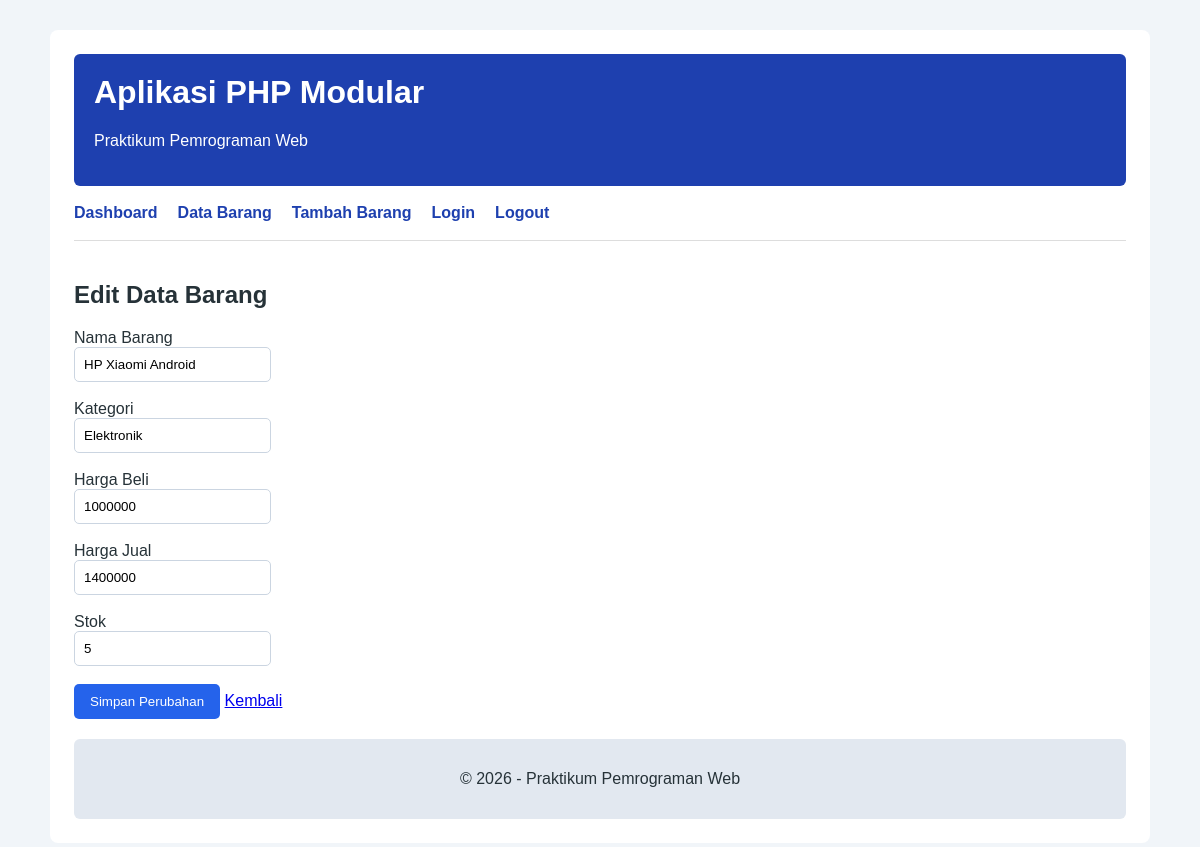
The app's page /index.php?page=user/edit&id=2 with its own data.
### tables this page shows
CREATE TABLE `data_barang` (
  `id_barang` int(10) NOT NULL,
  `kategori` varchar(30) DEFAULT NULL,
  `nama` varchar(30) DEFAULT NULL,
  `gambar` varchar(100) DEFAULT NULL,
  `harga_beli` decimal(10,0) DEFAULT NULL,
  `harga_jual` decimal(10,0) DEFAULT NULL,
  `stok` int(4) DEFAULT NULL
);

### index.php (called while the page is built, shortened)
<?php
$routes = [
    'dashboard' => __DIR__ . '/views/dashboard.php',
    'user/list' => __DIR__ . '/modules/user/list.php',
    'user/add' => __DIR__ . '/modules/user/add.php',
    'user/edit' => __DIR__ . '/modules/user/edit.php',
    'user/delete' => __DIR__ . '/modules/user/delete.php',
    'auth/login' => __DIR__ . '/modules/auth/login.php',
    'auth/logout' => __DIR__ . '/modules/auth/logout.php',
];
$page = $_GET['page'] ?? 'dashboard';
if (!is_string($page) || !array_key_exists($page, $routes)) {
    http_response_code(404);
    $contentFile = __DIR__ . '/views/404.php';
} else {
    $contentFile = $routes[$page];
}
require_once __DIR__ . '/views/header.php';
require $contentFile;
require_once __DIR__ . '/views/footer.php';
?>

### modules/user/edit.php (the view, shortened to what this page needs)
<?php
include_once __DIR__ . '/../../config/database.php';
$id = $_GET['id'];
$query = mysqli_query($conn, "SELECT * FROM data_barang WHERE id_barang='$id'");
$data = mysqli_fetch_array($query);
?>
<section>
    <h2>Edit Data Barang</h2>
    <form method="POST">
        <label>Nama Barang</label><br>
        <input type="text" name="nama" value="<?php echo $data['nama']; ?>" required><br><br>
        <label>Kategori</label><br>
        <input type="text" name="kategori" value="<?php echo $data['kategori']; ?>" required><br><br>
        <label>Harga Beli</label><br>
        <input type="number" name="harga_beli" value="<?php echo $data['harga_beli']; ?>" required><br><br>
        <label>Harga Jual</label><br>
        <input type="number" name="harga_jual" value="<?php echo $data['harga_jual']; ?>" required><br><br>
        <label>Stok</label><br>
        <input type="number" name="stok" value="<?php echo $data['stok']; ?>" required><br><br>
        <button type="submit" name="submit">Simpan Perubahan</button>
        <a href="index.php?page=user/list">Kembali</a>
    </form>
</section>

### assets/css/style.css (style rules this page uses)
* { box-sizing: border-box; }
body { margin: 0; font-family: Arial, sans-serif; background: #f1f5f9; color: #263238; }
button, .btn { background: #2563eb; color: white; border: none; padding: 10px 16px; border-radius: 5px; cursor: pointer; text-decoration: none; }
input, select { padding: 9px; border: 1px solid #cbd5e1; border-radius: 5px; }

### records on screen
data_barang: nama "HP Xiaomi Android", kategori "Elektronik", harga_beli "1000000", harga_jual "1400000", stok "5"
